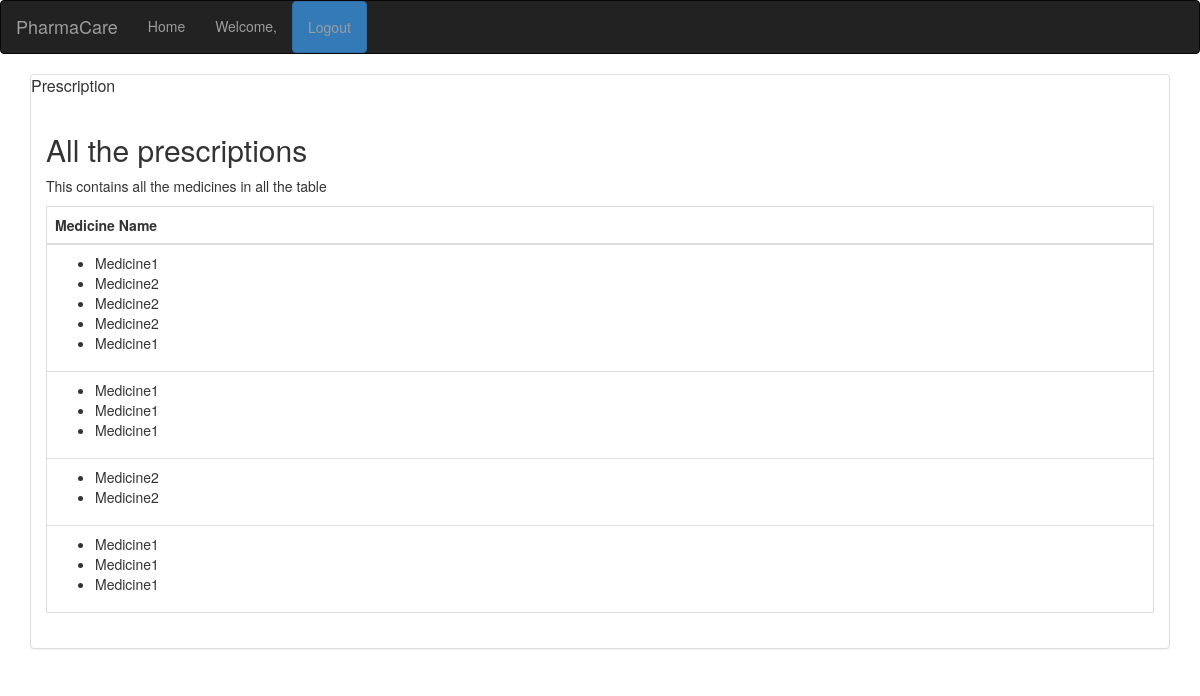
/WebApplication/prescription.php?id=3, run on the app's committed database.
### tables this page shows
CREATE TABLE `PrescriptionMedicine` (
  `prescriptionID` int(11) NOT NULL,
  `medicineID` int(11) NOT NULL
);

CREATE TABLE `Medicine` (
  `id` int(11) NOT NULL,
  `medicineName` varchar(255) NOT NULL,
  `price` int(11) NOT NULL
);

### WebApplication/src/Connection.php (called while the page is built, shortened)
<?php
class Connection {
    public $conn;
    function __construct()
    {
        $servername = "localhost";
        $username = "root";
        $dbname = "id5646880_pharmacare";
        $password = "dotdev";
        $this -> conn = new mysqli($servername, $username, $password, $dbname);
    }
    public function getConnection(){
        return $this -> conn;
    }
}

### WebApplication/src/PrescriptionManagement.php (called while the page is built, shortened)
<?php
include_once "Connection.php";
include "Prescription.php";
class PrescriptionManagement{
    private $conn;
    function __construct()
    {
        $obj = new Connection();
        $this -> conn = $obj -> getConnection();
    }
    function getPrescriptions($id){
        $res = $this -> conn -> query("SELECT * FROM Prescription WHERE userIDNormal={$id}");
        return $res;
    }
    function getMedicines($presID){
        $res = $this -> conn -> query("SELECT * FROM PrescriptionMedicine WHERE prescriptionID={$presID}");
        return $res;
    }
}

### WebApplication/src/MedicineManagement.php (called while the page is built, shortened)
<?php
include_once "Connection.php";
class MedicineManagement{
    private $conn;
    function __construct()
    {
        $obj = new Connection();
        $this -> conn = $obj -> getConnection();
    }
    function show($id){
        $medicine = new Medicine();
        $med = $this -> conn -> query(addslashes("SELECT * FROM Medicine WHERE id={$id}"));
        $res = $med -> fetch_assoc();
        $medicine -> id = $res['id'];
        $medicine -> medicineName = $res['medicineName'];
        $medicine -> price = $res['price'];
        return $medicine;
    }
}

### WebApplication/prescription.php (the view, shortened to what this page needs)
<!DOCTYPE html>
<?php
include "src/PrescriptionManagement.php";
include "src/MedicineManagement.php";
?>
<html>
<head>
    <link rel="stylesheet" href="css/bootstrap.min.css">
</head>
<body>
<nav class="navbar navbar-inverse">
    <div class="container-fluid">
        <div class="navbar-header">
            <a class="navbar-brand" href="#">PharmaCare</a>
        </div>
        <ul class="nav navbar-nav">
            <li ><a href="home.php">Home</a></li>
            <li><a href="home.php">Welcome, <?php echo $_SESSION['name'];?></a></li>
            <li><a class="btn btn-primary" href="logout.php">Logout</a></li>
        </ul>
    </div>
</nav>
<div class="container">
    <div class="panel panel-default">
        <div class="panel-title">
            Prescription
        </div>
        <div class="panel-body">
            <h2>All the prescriptions</h2>
            <p>This contains all the medicines in all the table</p>
            <table class="table table-bordered">
                <thead>
                <tr>
                    <th>Medicine Name</th>
                </tr>
                </thead>
                <tbody>
                <?php
                $mc = new PrescriptionManagement();
                $meds = $mc -> getPrescriptions($_GET['id']);
                while ($med = $meds -> fetch_assoc()) {
                    $medicines = $mc -> getMedicines($med['id']);
                    ?>
                <tr>
                    <td>
                        <ul>
                    <?php
                    while ($medicine = $medicines -> fetch_assoc()) {
                        $medc = new MedicineManagement();
                        $tmp = $medc -> show($medicine['medicineID']);
                        ?>
                        <li><?php echo $tmp -> medicineName ?></li>
                        <?php
                    }
                        ?>
                        </ul>
                    </td>
                </tr>
                        <?php
                }
                ?>
                </tbody>
            </table>
        </div>
    </div>
</div>
</body>
</html>

### data on the page
prescriptionmedicine: medicineID.medicineName "Medicine1"
prescriptionmedicine: medicineID.medicineName "Medicine2"
prescriptionmedicine: medicineID.medicineName "Medicine2"
prescriptionmedicine: medicineID.medicineName "Medicine2"
prescriptionmedicine: medicineID.medicineName "Medicine1"
prescriptionmedicine: medicineID.medicineName "Medicine1"
prescriptionmedicine: medicineID.medicineName "Medicine1"
prescriptionmedicine: medicineID.medicineName "Medicine1"
prescriptionmedicine: medicineID.medicineName "Medicine2"
prescriptionmedicine: medicineID.medicineName "Medicine2"
prescriptionmedicine: medicineID.medicineName "Medicine1"
prescriptionmedicine: medicineID.medicineName "Medicine1"
prescriptionmedicine: medicineID.medicineName "Medicine1"
